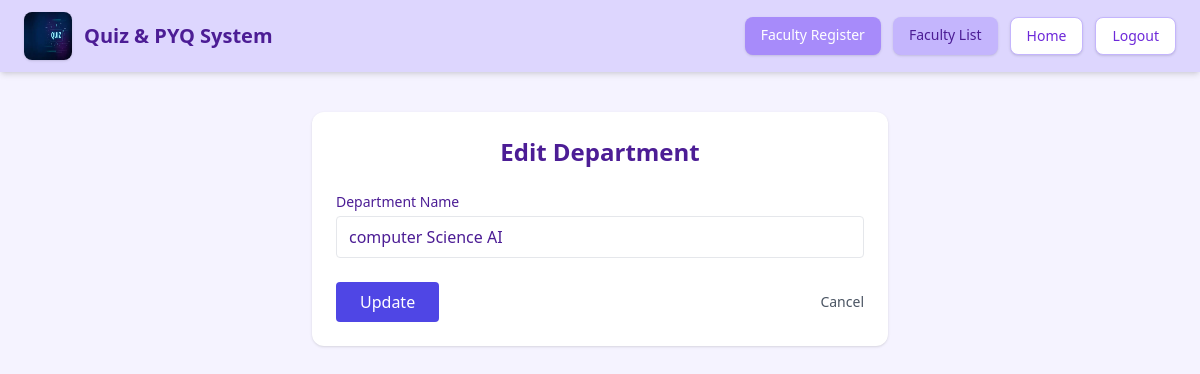
Page /department/edit/4/ on the earlier database version.
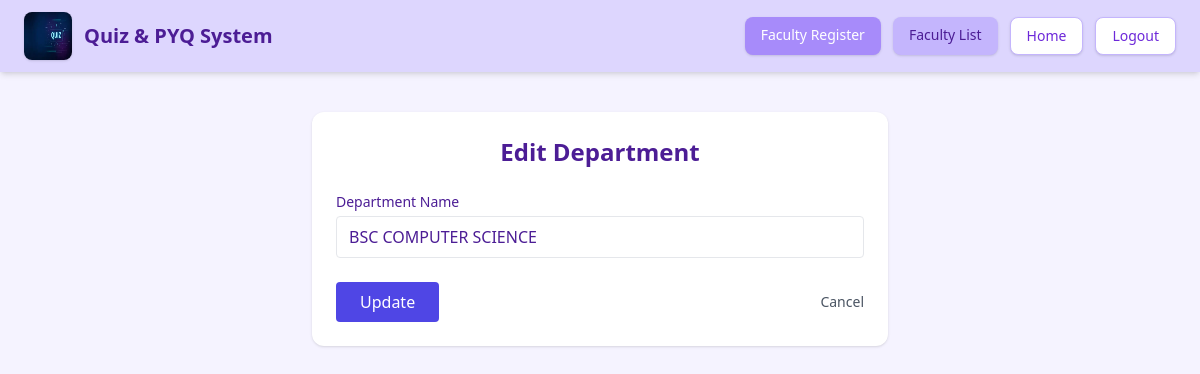
Same page on the later database version.
### Common/models.py (models this page shows, shortened)
class Department(models.Model):
    department_name = models.CharField(max_length=30,)

### user/views.py (the view)
# urls.py: path('department/edit/<str:id>/', views.department_edit, name='department_edit'),
def department_edit(request, id):
    department = get_object_or_404(Department, id=id)
    if request.method == "POST":
        department.department_name = request.POST.get("department_name")
        department.save()
        messages.success(request, "Department updated successfully.")
        return redirect('department_list')
    return render(request, "user/department_edit.html", {
        "department": department
    })

### user/Templates/user/department_edit.html (shortened to what this page needs)
{% include 'uheader.html' %}
<div class="max-w-xl mx-auto mt-10 bg-white p-6 rounded-xl shadow">
    <h2 class="text-2xl font-bold text-center mb-6">
        Edit Department
    </h2>
    <form method="post">
        <div class="mb-4">
            <label class="block text-sm font-medium mb-1">
                Department Name
            </label>
            <input
                type="text"
                name="department_name"
                value="{{ department.department_name }}"
                required
                class="w-full border rounded px-3 py-2 focus:outline-none focus:ring-2 focus:ring-indigo-500"
            >
        </div>
        <div class="flex justify-between items-center mt-6">
            <button
                type="submit"
                class="bg-indigo-600 text-white px-6 py-2 rounded hover:bg-indigo-700 transition"
            >
                Update
            </button>
            <a href="{% url 'department_list' %}"
               class="text-gray-600 hover:underline text-sm">
                Cancel
            </a>
        </div>
    </form>
</div>

Differences in the rows shown:
changed Department: department_name "computer Science AI" → "BSC COMPUTER SCIENCE"
